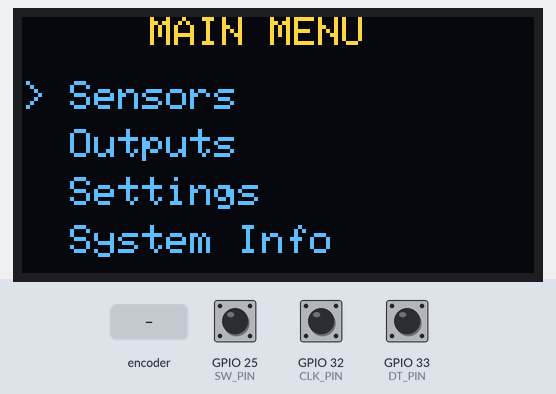
Recording of a sketch running on a simulated ESP32. On the bench: 128×64 one-colour display. Inputs (shaded band) come from the test bench; at power-on: GPIO 25 (SW_PIN) HIGH, GPIO 32 (CLK_PIN) HIGH, GPIO 33 (DT_PIN) HIGH. The OLED is the two-colour kind (top 16 rows yellow); what the sketch prints to the serial monitor is not drawn.

Above: at 1.2 s.
1.3 s: GPIO 25 (SW_PIN) pulled LOW for 1 s
At 1.7 s:
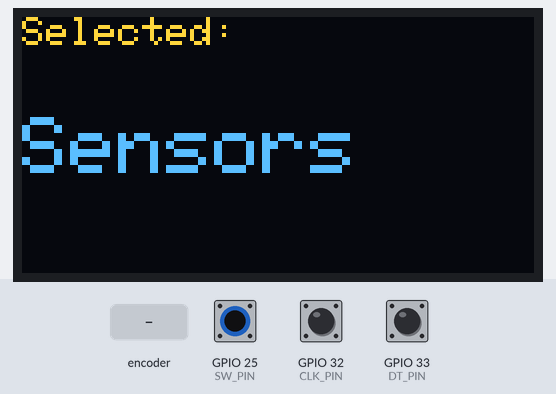
4.0 s: rotary encoder on GPIO 32 (CLK_PIN) / GPIO 33 (DT_PIN) turned 3 steps (first pin leading)
At 5.6 s:
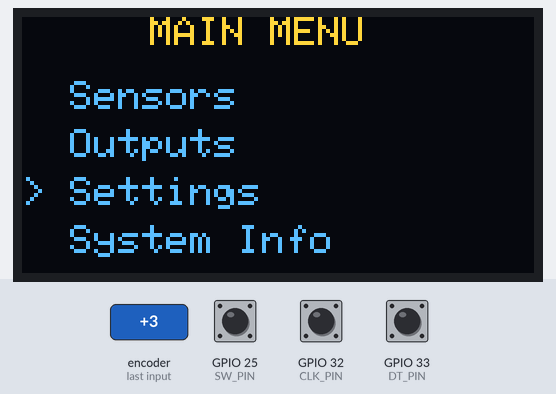
6.1 s: GPIO 25 (SW_PIN) pulled LOW for 0.15 s
At 6.5 s:
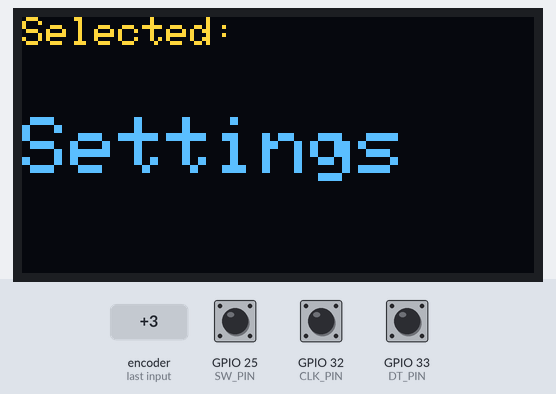
8.1 s: GPIO 25 (SW_PIN) pulled LOW for 3.2 s
Timing chart, 0 to 11.1 s (numbered marks = the images above; inputs shaded):
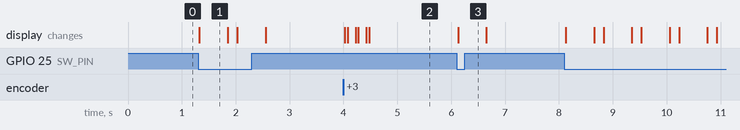

Measured:
- after the input at 1.3 s, the display: changes at once (image 1)
- after the input at 4.0 s, the display: first changes at once (image 2 shows a later state)
- after the input at 6.1 s, the display: changes at once (image 3)
- what the display in image 1 shows lasts 0.6 s, from 1.3 s to 1.9 s

The sketch:

oledmenucontroledbyrotaryencodder.ino
```cpp
#include <Wire.h>               // Include biblioteca pentru comunicarea I2C (necesară pentru display)
#include <Adafruit_GFX.h>       // Include biblioteca grafică de bază pentru a desena forme, text și grafice
#include <Adafruit_SSD1306.h>   // Include biblioteca specifică pentru controlul driverului de ecran OLED SSD1306

// ---------------- OLED ----------------
#define SCREEN_WIDTH 128        // Definește lățimea ecranului OLED în pixeli (128 de coloane)
#define SCREEN_HEIGHT 64        // Definește înălțimea ecranului OLED în pixeli (64 de rânduri)
#define OLED_RESET -1           // Specifică pinul de reset (-1 înseamnă că împarte resetul cu microcontrolerul sau nu are pin dedicat)

// Instanțiază obiectul 'display' transmițând dimensiunile, magistrala I2C (&Wire) și pinul de reset
Adafruit_SSD1306 display(SCREEN_WIDTH, SCREEN_HEIGHT, &Wire, OLED_RESET);

// ---------------- Encoder ----------------
const int CLK_PIN = 32;         // Definește pinul la care este conectat semnalul de Clock (A) al encoderului rotativ
const int DT_PIN  = 33;         // Definește pinul la care este conectat semnalul de Data (B) al encoderului rotativ
const int SW_PIN  = 25;         // Definește pinul la care este conectat butonul de pe axul encoderului (Switch)

int lastCLK;                    // Variabilă pentru a stoca starea anterioară a pinului CLK (necesară pentru detectarea tranzițiilor)

// ---------------- Menu ----------------
const char* menuItems[] = {     // Declară un array de pointeri la char (șiruri de caractere) pentru elementele meniului
  "Sensors",                    // Elementul cu index 0
  "Outputs",                    // Elementul cu index 1
  "Settings",                   // Elementul cu index 2
  "System Info"                 // Elementul cu index 3
};

const int menuCount = 4;        // Reține numărul total de opțiuni din meniu (folosit mai jos pentru limitarea selecției)
int menuIndex = 0;              // Variabilă globală care ține minte pe ce opțiune se află cursorul (inițial index 0)


// ---------------- Afisare meniu ----------------
void drawMenu() {               // Funcție personalizată pentru a desena interfața meniului principal
  display.clearDisplay();       // Șterge complet buffer-ul de memorie video al display-ului

  display.setTextSize(1);       // Setează mărimea fontului la 1 (dimensiunea standard, 5x7 pixeli pe caracter)
  display.setTextColor(SSD1306_WHITE); // Setează culoarea textului pe alb (pixel aprins, ecranul fiind monocrom)

  // Titlu
  display.setCursor(32, 0);     // Pozitionează cursorul de scriere pe coordonatele x=32, y=0 pentru a centra vizual titlul
  display.println("MAIN MENU"); // Scrie textul titlului în buffer și trece la rândul următor

  // Elemente meniu
  for (int i = 0; i < menuCount; i++) { // Buclează prin toate cele 4 elemente ale array-ului de meniu

    display.setCursor(0, 16 + i * 12);  // Calculează poziția Y pentru fiecare linie de text (spațiate la 12 pixeli între ele, pornind de la y=16)

    if (i == menuIndex) {       // Verifică dacă indexul generat de buclă este cel selectat momentan de utilizator
      display.print("> ");      // Dacă da, afișează un caracter indicator (săgeată) la începutul rândului
    } else {
      display.print("  ");      // Dacă nu, afișează spații goale pentru a păstra textul perfect aliniat cu restul
    }

    display.println(menuItems[i]); // Afișează textul opțiunii (ex: "Sensors")
  }

  display.display();            // Comanda finală care trimite buffer-ul generat din RAM către controlerul ecranului prin I2C pentru a fi afișat
}


void setup() {                  // Funcția setup, executată o singură dată la boot sau reset
  Serial.begin(115200);         // Inițializează interfața serială la 115200 baud rate (utilă pentru debugging)

  // Encoder
  pinMode(CLK_PIN, INPUT_PULLUP); // Configurează pinul CLK ca intrare și activează rezistența internă de pull-up (ține pinul HIGH by default)
  pinMode(DT_PIN, INPUT_PULLUP);  // Configurează pinul DT ca intrare cu rezistență de pull-up activată
  pinMode(SW_PIN, INPUT_PULLUP);  // Configurează pinul de buton ca intrare cu pull-up (apăsarea va trage pinul la LOW)

  lastCLK = digitalRead(CLK_PIN); // Citește și salvează starea inițială a pinului CLK pentru a avea o referință la prima rotire

  // OLED
  Wire.begin(21, 22);           // Inițializează hardware-ul I2C al ESP32 (SDA pe pinul 21, SCL pe pinul 22)

  if (!display.begin(SSD1306_SWITCHCAPVCC, 0x3C)) { // Pornește ecranul (generează tensiunea intern) și caută-l la adresa I2C 0x3C
    Serial.println("OLED not found!");              // Dacă returnează 'false' (ecran neconectat/defect), printează o eroare
    while (true);                                   // Intră într-o buclă infinită blocând programul, deoarece display-ul lipsește
  }

  drawMenu();                   // Apelează funcția definită mai sus pentru a popula ecranul cu meniul inițial
}


void loop() {                   // Funcția loop rulează la nesfârșit, cât timp placa este alimentată

  // -------- ROTIRE ENCODER --------

  int currentCLK = digitalRead(CLK_PIN); // Citește constant starea semnalului de ceas (CLK)

  if (currentCLK != lastCLK) {           // Dacă starea s-a schimbat față de ultima citire (înseamnă că a început o tranziție/rotație)

    if (digitalRead(DT_PIN) != currentCLK) { // Compară starea pinului Data (DT) cu starea curentă de Clock (CLK) pentru a afla sensul de rotație
      menuIndex++;                           // Semnalele sunt defazate diferit (sens orar), deci mergem în jos în meniu (incrementăm indexul)
    } else {
      menuIndex--;                           // Semnalele coincid (sens antiorar), deci mergem în sus în meniu (decrementăm indexul)
    }

    // Circularitate meniu (Wrap-around logic)
    if (menuIndex >= menuCount) {            // Dacă am dat prea mult de rotiță și am depășit elementul "System Info" (index 3)
      menuIndex = 0;                         // Sărim înapoi la primul element "Sensors" (index 0)
    }

    if (menuIndex < 0) {                     // Dacă dăm în sus când suntem pe primul element (indexul devine -1)
      menuIndex = menuCount - 1;             // Sărim direct la ultimul element (index 3)
    }

    drawMenu();                              // Deoarece indexul s-a modificat, forțăm redesenarea meniului pentru a muta indicatorul ">"

    lastCLK = currentCLK;                    // Actualizează starea veche cu starea curentă, pregătind sistemul pentru următorul pas de rotație
  }


  // -------- APASARE ENCODER --------

  if (digitalRead(SW_PIN) == LOW) {          // Verifică dacă butonul de pe encoder este apăsat (coboară de la HIGH la LOW din cauza PULLUP)

    display.clearDisplay();                  // Șterge ecranul pentru a face loc ecranului de confirmare a selecției

    display.setTextSize(1);                  // Revine la text normal (marime 1)
    display.setCursor(0, 0);                 // Pune cursorul în stânga-sus (x=0, y=0)
    display.println("Selected:");            // Scrie cuvântul "Selected:"

    display.setTextSize(2);                  // Mărește fontul de 2 ori pentru a evidenția opțiunea selectată
    display.setCursor(0, 25);                // Mută cursorul la coordonata Y=25, cam pe mijlocul ecranului
    display.println(menuItems[menuIndex]);   // Printează opțiunea curentă bazată pe indexul la care am oprit rotirea

    display.display();                       // Trimite noul buffer în memoria SSD1306 pentru a afișa modificările

    Serial.print("Selected: ");              // Printează același text pe interfața serială (pentru debugging pe PC)
    Serial.println(menuItems[menuIndex]);    // Adaugă opțiunea efectivă selectată și trece la rând nou pe serial

    delay(500);                              // Oprește execuția 500 ms pentru ca utilizatorul să apuce să citească ecranul cu confirmarea

    drawMenu();                              // După pauză, redesenează automat meniul principal pentru a reveni la starea de dinainte de apăsare

    delay(150);                              // Un mic delay adițional pentru 'debouncing' (împiedică înregistrarea unei apăsări duble accidentale când ridici degetul)
  }
}
```
